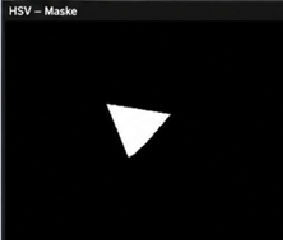
#> input picture openCV/dreieck.png, 283 x 240 px
$ python sw_23_02_approxPolyDP_laengste_Seite_clean.py
#> lines starting #> are read from the running program, lines starting #| are printed output that depends on the picture; after the words box and inside, x2 and y2 are one past the last pixel; in counts of white or black regions, pixels touching at a corner belong together
import os
import cv2
import numpy as np
import matplotlib.pyplot as plt


IMAGE_NAME = "dreieck.png"
THRESHOLD_VALUE = 127
EPSILON_FACTOR = 0.04
MIN_CONTOUR_AREA = 100


def lade_bild_graustufen(dateiname: str) -> np.ndarray:
    """Laedt ein Graustufenbild. Falls es nicht existiert, wird ein Testdreieck erzeugt."""
    script_dir = os.path.dirname(os.path.abspath(__file__))
    image_path = os.path.join(script_dir, dateiname)

    img = cv2.imread(image_path, cv2.IMREAD_GRAYSCALE)

    if img is None:
        print(f"Bild '{dateiname}' nicht gefunden. Erzeuge Testbild.")
        img = np.zeros((300, 300), dtype=np.uint8)
        pts = np.array([[70, 70], [230, 65], [225, 230]], dtype=np.int32)
        cv2.fillPoly(img, [pts], 255)

    return img


def erstelle_binaerbild(gray: np.ndarray) -> np.ndarray:
    """Erzeugt aus dem Graustufenbild ein Schwarz-Weiss-Bild."""
    _, binary = cv2.threshold(gray, THRESHOLD_VALUE, 255, cv2.THRESH_BINARY)
    return binary


def finde_groesste_kontur(binary: np.ndarray) -> np.ndarray | None:
    """Sucht alle Konturen und gibt die groesste Kontur zurueck."""
    contours, _ = cv2.findContours(binary, cv2.RETR_EXTERNAL, cv2.CHAIN_APPROX_SIMPLE)

    if not contours:
        return None

    cnt = max(contours, key=cv2.contourArea)

    if cv2.contourArea(cnt) < MIN_CONTOUR_AREA:
        return None

    return cnt


def approximiere_kontur(cnt: np.ndarray) -> np.ndarray:
    """Vereinfacht die Kontur mit approxPolyDP."""
    umfang = cv2.arcLength(cnt, True)
    epsilon = EPSILON_FACTOR * umfang
    approx = cv2.approxPolyDP(cnt, epsilon, True)
    return approx


def gib_konturpunkte_aus(approx: np.ndarray) -> None:
    """Gibt die approximierten Eckpunkte auf der Konsole aus."""
    print("Approximierte Konturpunkte:")

    for i, point in enumerate(approx):
        x, y = point[0]
        print(f"Punkt {i + 1}: ({x}, {y})")

    print(f"Anzahl approximierte Punkte: {len(approx)}")


def finde_laengste_seite(approx: np.ndarray):
    """
    Bestimmt die laengste Seite der approximierten Kontur.

    Rueckgabe:
        p1, p2, max_length, angle_deg
    """
    pts = approx.reshape(-1, 2)

    if len(pts) < 3:
        raise ValueError("Die Kontur hat weniger als 3 Punkte.")

    max_length = 0.0
    longest_edge = None

    for i in range(len(pts)):
        p1 = pts[i]
        p2 = pts[(i + 1) % len(pts)]
        length = np.linalg.norm(p2 - p1)

        print(f"Seite {i + 1}: {length:.1f} Pixel")

        if length > max_length:
            max_length = length
            longest_edge = (p1, p2)

    p1, p2 = longest_edge
    dx = p2[0] - p1[0]
    dy = p2[1] - p1[1]
    angle_deg = np.degrees(np.arctan2(dy, dx))

    print(f"Laengste Seite: {max_length:.1f} Pixel")
    print(f"Winkel der laengsten Seite: {angle_deg:.1f} Grad")

    return p1, p2, max_length, angle_deg


def zeichne_ergebnis(binary: np.ndarray, cnt: np.ndarray, approx: np.ndarray, longest_edge) -> np.ndarray:
    """Zeichnet Kontur, approximiertes Polygon und laengste Seite in ein Farbbild."""
    result = cv2.cvtColor(binary, cv2.COLOR_GRAY2BGR)

    # Originalkontur magenta
    cv2.drawContours(result, [cnt], -1, (255, 0, 255), 1)

    # approximierte Kontur gruen
    cv2.drawContours(result, [approx], -1, (0, 255, 0), 2)

    # Eckpunkte rot
    pts = approx.reshape(-1, 2)
    for p in pts:
        cv2.circle(result, tuple(p), 5, (0, 0, 255), -1)

    # laengste Seite blau
    p1, p2 = longest_edge
    cv2.line(result, tuple(p1), tuple(p2), (255, 0, 0), 3)

    # Mittelpunkt der laengsten Seite gelb
    mx = int((p1[0] + p2[0]) / 2)
    my = int((p1[1] + p2[1]) / 2)
    cv2.circle(result, (mx, my), 5, (0, 255, 255), -1)

    # Winkel der laengsten Seite
    dx = p2[0] - p1[0]
    dy = p2[1] - p1[1]
    angle_deg = np.degrees(np.arctan2(dy, dx))

    cv2.putText(
        result,
        f"{angle_deg:.1f} deg",
        (mx + 10, my),
        cv2.FONT_HERSHEY_SIMPLEX,
        0.7,
        (255, 255, 255),
        2,
        cv2.LINE_AA,
    )

    return result


def zeige_uebersicht(binary: np.ndarray, cnt: np.ndarray, approx: np.ndarray, result: np.ndarray) -> None:
    """Zeigt Original, Kontur, approxPolyDP und Ergebnis nebeneinander."""
    contour_view = np.zeros((*binary.shape, 3), dtype=np.uint8)
    approx_view = np.zeros((*binary.shape, 3), dtype=np.uint8)

    cv2.drawContours(contour_view, [cnt], -1, (255, 0, 255), 2)
    cv2.drawContours(approx_view, [approx], -1, (0, 255, 0), 2)

    plt.figure(figsize=(14, 4))

    plt.subplot(1, 4, 1)
    plt.imshow(binary, cmap="gray")
    plt.title("Original")
    plt.axis("off")

    plt.subplot(1, 4, 2)
    plt.imshow(cv2.cvtColor(contour_view, cv2.COLOR_BGR2RGB))
    plt.title("Kontur")
    plt.axis("off")

    plt.subplot(1, 4, 3)
    plt.imshow(cv2.cvtColor(approx_view, cv2.COLOR_BGR2RGB))
    plt.title("approxPolyDP")
    plt.axis("off")

    plt.subplot(1, 4, 4)
    plt.imshow(cv2.cvtColor(result, cv2.COLOR_BGR2RGB))
    plt.title("Laengste Seite")
    plt.axis("off")

    plt.tight_layout()
    plt.show()


def main():
    gray = lade_bild_graustufen(IMAGE_NAME)
    binary = erstelle_binaerbild(gray)
#> in erstelle_binaerbild, `_, binary = cv2.threshold(gray, THRESHOLD_VALUE, 255, cv2.THRESH_BINARY)`:
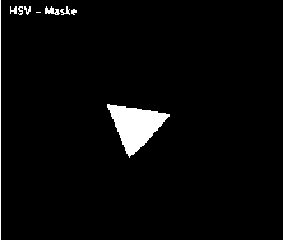
#> binary: shape (240, 283); 3.2% white; 9 white regions (1 under 20 px)

    cnt = finde_groesste_kontur(binary)
#> in finde_groesste_kontur, `contours, _ = cv2.findContours(binary, cv2.RETR_EXTERNAL, cv2.CHAIN_AP..`: contours = 9 contours, 6 with area under 20; largest, box (x1, y1, x2, y2) and area: (107, 104, 170, 158) 1612, (45, 6, 60, 15) 50, (60, 6, 70, 15) 20
#> in finde_groesste_kontur, `cnt = max(contours, key=cv2.contourArea)`: cnt = contour of 98 points, box (x1, y1, x2, y2) (107, 104, 170, 158), area 1612
    if cnt is None:
        print("Keine passende Kontur gefunden.")
        return

    approx = approximiere_kontur(cnt)
#> in approximiere_kontur, `umfang = cv2.arcLength(cnt, True)`: umfang = 199
#> in approximiere_kontur, `epsilon = EPSILON_FACTOR * umfang`: epsilon = 7.96
#> in approximiere_kontur, `approx = cv2.approxPolyDP(cnt, epsilon, True)`: approx = [[107, 104], [129, 157], [169, 116]]
#> approx = [[107, 104], [129, 157], [169, 116]]
    gib_konturpunkte_aus(approx)
#> the loop in gib_konturpunkte_aus, `for i, point in enumerate(approx):` made 3 passes
#| Punkt 1: (107, 104)
#| Punkt 2: (129, 157)
#| Punkt 3: (169, 116)
#| Anzahl approximierte Punkte: 3
    print(f"Anzahl Konturpunkte: {len(cnt)}")
#| Anzahl Konturpunkte: 98

    if len(approx) != 3:
        print("Warnung: Die approximierte Kontur hat nicht exakt 3 Punkte.")
        print("Die laengste Seite wird trotzdem aus dem approximierten Polygon bestimmt.")

    p1, p2, _, _ = finde_laengste_seite(approx)
#> the loop in finde_laengste_seite, `for i in range(len(pts)):` made 3 passes
#> (length, max_length, longest_edge) on passes 1, 3: (57.38, 57.38, ([107, 104], [129, 157])), (63.15, 63.15, ([169, 116], [107, 104]))
#> (p1, p2, length) on pass 2: ([129, 157], [169, 116], 57.28)
#| Seite 1: 57.4 Pixel
#| Seite 2: 57.3 Pixel
#| Seite 3: 63.2 Pixel
#> after the loop in finde_laengste_seite, `for i in range(len(pts)):`: max_length = 63.15
#> in finde_laengste_seite, `dx = p2[0] - p1[0]`: dx = -62
#> in finde_laengste_seite, `dy = p2[1] - p1[1]`: dy = -12
#> in finde_laengste_seite, `angle_deg = np.degrees(np.arctan2(dy, dx))`: angle_deg = -169
#| Laengste Seite: 63.2 Pixel
#| Winkel der laengsten Seite: -169.0 Grad
#> p1 = [169, 116]; p2 = [107, 104]
    result = zeichne_ergebnis(binary, cnt, approx, (p1, p2))
#> in zeichne_ergebnis, `result = cv2.cvtColor(binary, cv2.COLOR_GRAY2BGR)`: result: shape (240, 283, 3); 3.2% white; 9 white regions (1 under 20 px), largest, box (x1, y1, x2, y2) and area: (107, 104, 170, 158) 1702, (0, 0, 1, 240) 240, (45, 6, 60, 15) 75
#> in zeichne_ergebnis, `cv2.drawContours(result, [approx], -1, (0, 255, 0), 2)`:
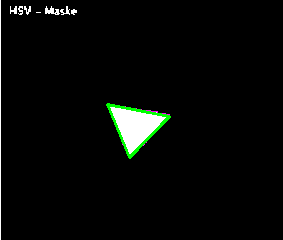
#> result: shape (240, 283, 3); mean B, G, R 6.7, 8.5, 6.7
#> in zeichne_ergebnis, `pts = approx.reshape(-1, 2)`: pts = [[107, 104], [129, 157], [169, 116]]
#> the loop in zeichne_ergebnis, `for p in pts:` made 3 passes
#> after the loop in zeichne_ergebnis, `for p in pts:`:
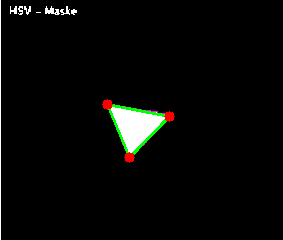
#> result: shape (240, 283, 3); 0.36% of pixels changed, all inside (x1, y1, x2, y2) = (102, 99, 175, 163)
#> in zeichne_ergebnis, `p1, p2 = longest_edge`: p1 = [169, 116]; p2 = [107, 104]
#> in zeichne_ergebnis, `mx = int((p1[0] + p2[0]) / 2)`: mx = 138
#> in zeichne_ergebnis, `my = int((p1[1] + p2[1]) / 2)`: my = 110
#> in zeichne_ergebnis, `cv2.circle(result, (mx, my), 5, (0, 255, 255), -1)`: result: shape (240, 283, 3); mean B, G, R 7.3, 7.6, 7.3
#> in zeichne_ergebnis, `dx = p2[0] - p1[0]`: dx = -62
#> in zeichne_ergebnis, `dy = p2[1] - p1[1]`: dy = -12
#> in zeichne_ergebnis, `angle_deg = np.degrees(np.arctan2(dy, dx))`: angle_deg = -169
#> in zeichne_ergebnis, `cv2.putText( result, f"{angle_deg:.1f} deg", (mx + 10, my), cv2.FONT_H..`:
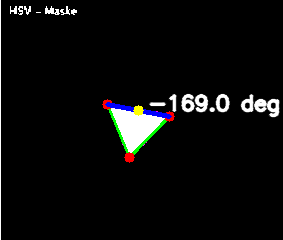
#> result: shape (240, 283, 3); mean B, G, R 11.1, 11.4, 11.1
    zeige_uebersicht(binary, cnt, approx, result)
#> in zeige_uebersicht, `cv2.drawContours(contour_view, [cnt], -1, (255, 0, 255), 2)`:
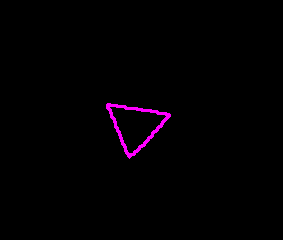
#> contour_view: shape (240, 283, 3); mean of channels 0, 1, 2 2.3, 0, 2.3; drawn as B, G, R
#> in zeige_uebersicht, `plt.show()`:
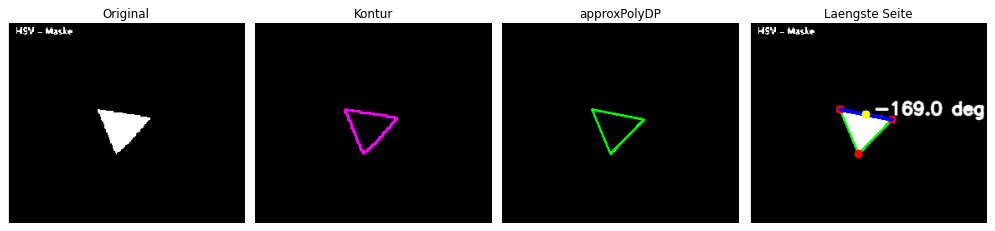
#> figure drawn by matplotlib, 4 panels


if __name__ == "__main__":
    main()
